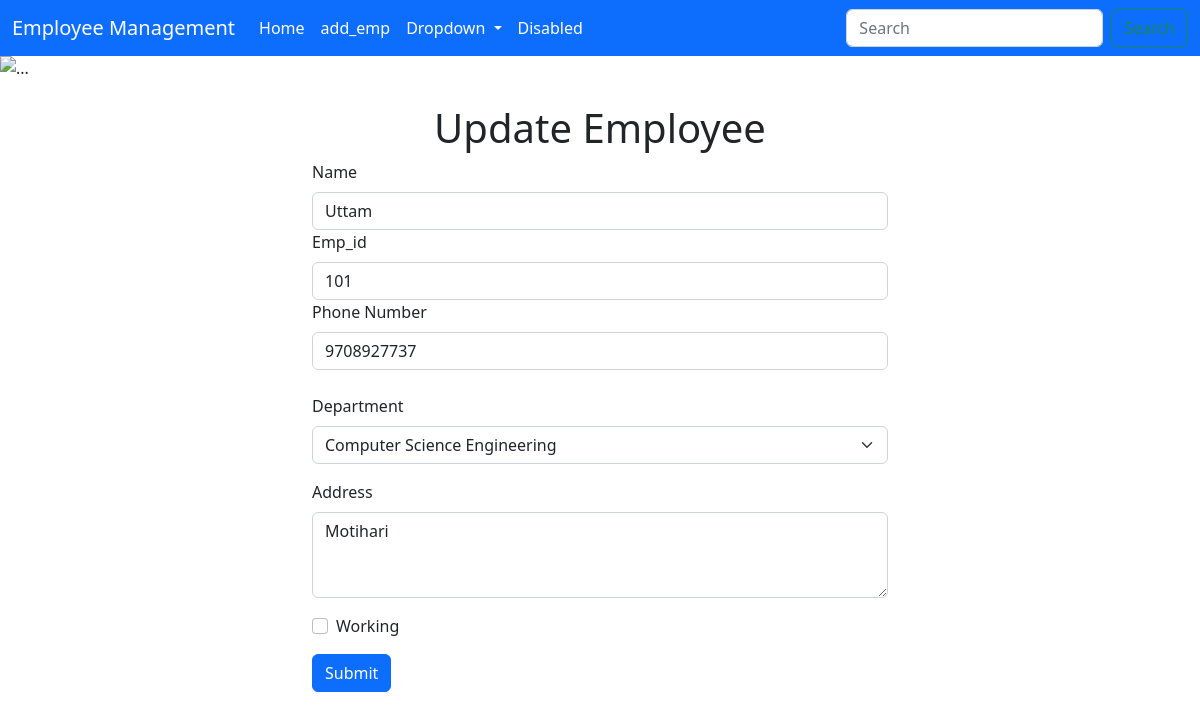
Screenshot of /emp/update-emp/7 with the database file from the repository.
### emp/models.py (models this page shows)
class Emp(models.Model):
    name=models.CharField(max_length=200)
    emp_id=models.CharField(max_length=200)
    phone=models.CharField(max_length=10)
    address=models.CharField(max_length=150)
    working=models.BooleanField(default=True)
    department=models.CharField(max_length=20)

### emp/views.py (the view)
# urls.py: path("update-emp/<int:emp_id>",update_emp),
def update_emp(request,emp_id):
    emp=Emp.objects.get(pk=emp_id)
    return render(request,"emp/update_emp.html",{
        'emp':emp
    })

### templates/emp/update_emp.html (shortened to what this page needs)
<!doctype html>
<html lang="en">
  <head>
    <link href="https://cdn.jsdelivr.net/npm/bootstrap@5.2.2/dist/css/bootstrap.min.css" rel="stylesheet">
  </head>
  <body>
    {% include 'emp/navbar.html' %}
    <div class="container-fluid px-0">
        <img src="https://source.unsplash.com/-0xCCPIbl3M/1600x600" class="d-block w-100" alt="...">
    </div>
    <div class="container py-4 w-50">
        <h1 class="text-center">Update Employee</h1>
        <form method="POST" action="/emp/do-update-emp/{{emp.id}}">
          <div class="mb-3">
            <label for="name" class="form-label">Name</label>
            <input type="name" class="form-control" id="name" name="name" placeholder="Enter your Name"
            value="{{emp.name}}">
            <label for="emp_id" class="form-label">Emp_id</label>
            <input type="emp_id" class="form-control" id="emp_id" name="emp_id" placeholder="Enter your Name"
            value="{{emp.emp_id}}">
            <label for="phone" class="form-label">Phone Number</label>
            <input type="phone" class="form-control" id="phone" name="phone" placeholder="Enter your Phone Number"
            value="{{emp.phone}}">
            <br>
            <label for="department" class="form-label">Department</label>
            <select value="{{emp.department}}" class="form-select" name="department" aria-label="Default select example">
                <option value="CSE">Computer Science Engineering</option>
              </select>
        </div>
          <div class="mb-3">
            <label for="address" class="form-label">Address</label>
            <textarea class="form-control" id="address" rows="3" name="address">{{emp.address}}</textarea>
          </div>
          <div class="mb-3 form-check">
            <input {% if emp.working %} checked {% endif %} type="checkbox" name="working" class="form-check-input" id="exampleCheck1">
            <label class="form-check-label" for="exampleCheck1">Working</label>
        </div>
          <input class="btn btn-primary" type="submit" value="Submit">
        </div>
  </body>
</html>

### rows the page displays
Emp: name "Uttam", emp_id "101", phone "9708927737", department "Computer Science Engineering", address "Motihari"
